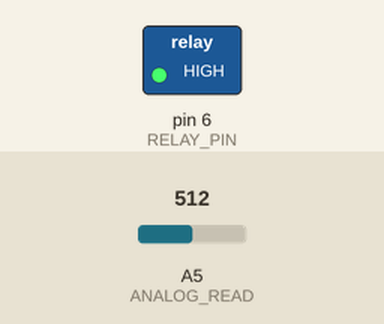
This sketch was run on a simulated Arduino Uno, built with avr-gcc and run on an emulated ATmega328P. On the bench: switched loads named in the sketch (green lamp = pin HIGH). The inputs (shaded band) are chosen by the test bench; at power-on: A5 (ANALOG_READ) = 512. Pins used as bus, display or sensor lines are not drawn; what the sketch prints to the serial monitor is not drawn.

Above: at 1.3 s.
1.4 s: A5 (ANALOG_READ) set to 723
2.9 s: A5 (ANALOG_READ) set to 750
Timing chart, 0 to 5.9 s (numbered marks = the images above; inputs shaded):
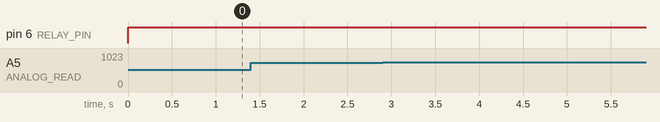

Measured:
- after the input at 1.4 s, every drawn part: stays the same
- after the input at 2.9 s, every drawn part: stays the same

The sketch:

fillBot_Headless_a.ino
```cpp
/*
  fillBot v 3.0 -Headless 7/27/2016
  By Schuyler Ankele

  Concept: with a fillBot you can fill any container using a simple
  wire based water level sensor or this one https://www.adafruit.com/product/464
  if you want amazing results. NOTE:  You must import their library.

  We use a relay to open and close our water solenoid or pump.

  Water Sensor over Cat5 -
  White Green VCC - D4
  Brown GND - GND
  Blue AnalogOut - A0
  Timing:
  typical 5 gal was 1 minute - 60000 mils
  ALTER ABOVE TO SET TIMING VARIABLES
*/


#define RELAY_PIN 6
// Serial is the date (of build) followed by type of Arduino/Atmel board if you're wanting to use our style database
#define SERIAL_NUMBER Year-Month-Day-ArduinoMake


// We'll use this to run the loop
#define NUM_OF_SENSORS = 1 //On this one it is Water
// This is a digital pin we'll use to turn the sensor on intermittently
#define VCC_PIN  4
#define ANALOG_READ A5

/* Timing variables */
long previousMillis = 0;
unsigned long currentMillis = 0;
long interval = 10;  //10-default READING INTERVAL
long count = 0;
long runningTotal = 0;
//long onTime = 660000;

/* we're using floats for the average
 *
 calculation(error on comparison of float to int)*/
float sensor1 = 0;
float threshold = 450;

int relayInterval = 6600000; // 3 minutes
//600 is soaked (limit)
// 200 is min
void setup(){
  Serial.begin(115200);
  Serial.println("Serial Working.  Lets setup some sensors.");

  pinMode(VCC_PIN, OUTPUT);
  pinMode(ANALOG_READ, INPUT);
  pinMode(RELAY_PIN,OUTPUT);

}


void loop(){
  digitalWrite(RELAY_PIN,HIGH);

  readSensor();
  if(sensor1 < threshold){
    Serial.println("We're opening up the circuit.");

  for(int i; i < relayInterval; i++){
    Serial.print(i);
    Serial.print(".");
    digitalWrite(RELAY_PIN, LOW);
    if(i%5==0){
      digitalWrite(VCC_PIN, HIGH);
      sensor1 = analogRead(ANALOG_READ);
      sensor1 = (sensor1 * (-.75)) + 1000;
      Serial.println(sensor1);
    }
    if(sensor1 > threshold){
      break;
    }

  }// End of for loop for read with relay on

} // end of main loop
}
void readSensor(){
      digitalWrite(VCC_PIN, HIGH);
      delay(500);
      for(int i=0; i < interval; i++){
        runningTotal += analogRead(ANALOG_READ);
        count++;
        Serial.println(i);
}
      sensor1 = (runningTotal/count);
      sensor1 = (sensor1 * (-.75)) + 1000;

      Serial.println(sensor1);
      digitalWrite(VCC_PIN, LOW);
      runningTotal =0;
      count=0;


}
void turnOnRelay(int onTime){
  // This relay like other requires digitalWrite HIGH to keep it shut off
  // Crazy right? So we have done this in setup
  digitalWrite(RELAY_PIN, LOW);
  delay(onTime);
  digitalWrite(RELAY_PIN, HIGH);
}
```
